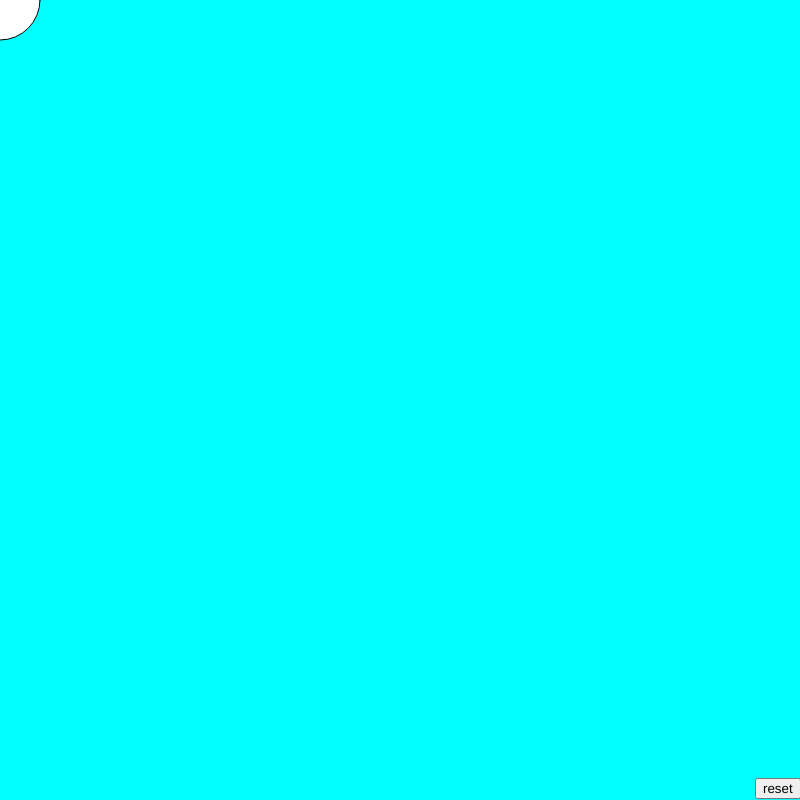
Frame 1 (no input)
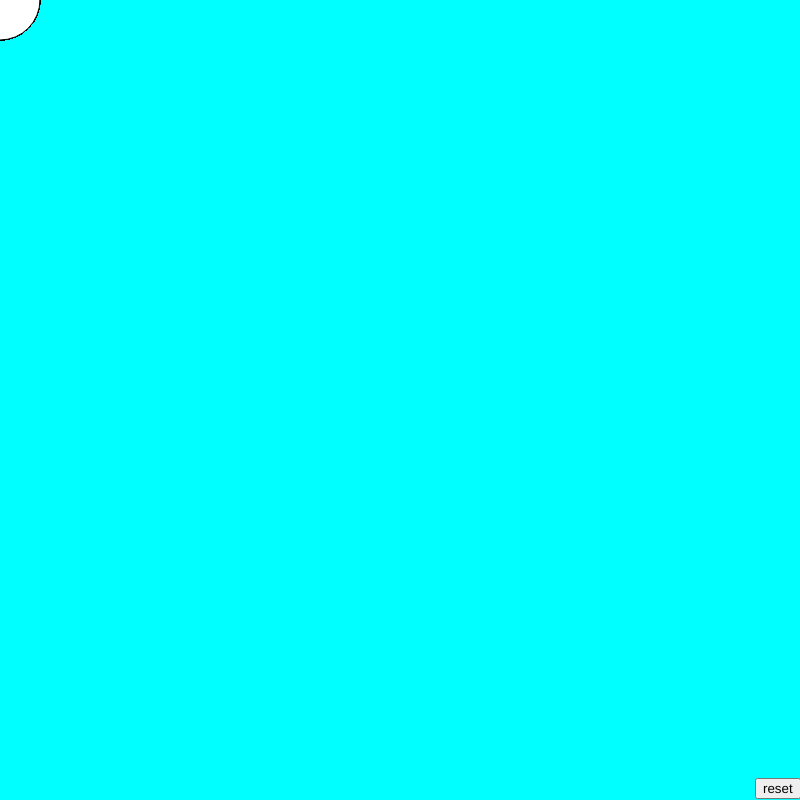
Frame 60 (no input)
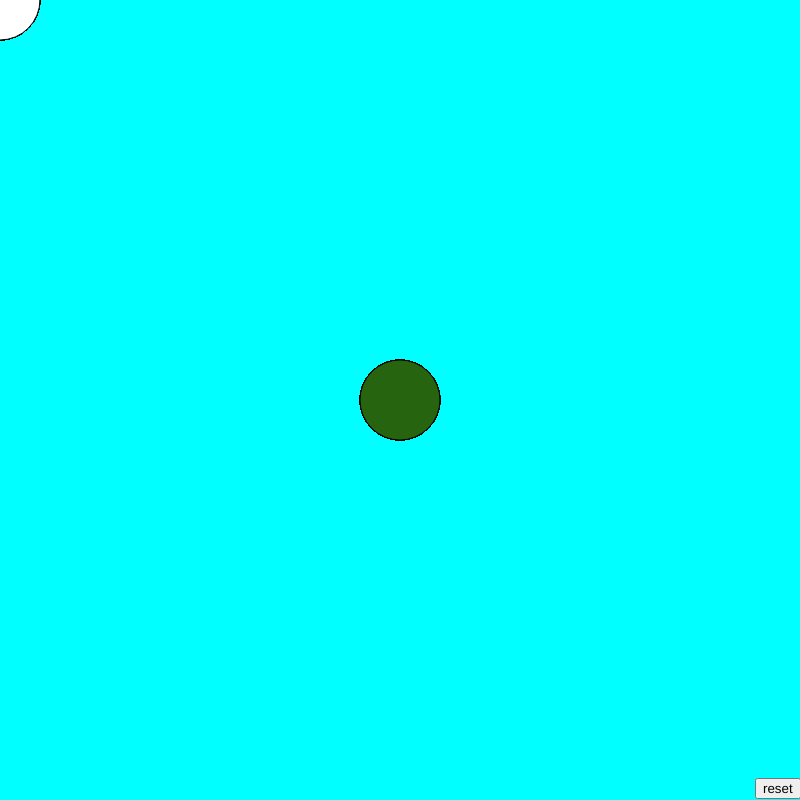
Frame 120 (the mouse pressed at the canvas centre since frame 60)

The p5.js sketch that drew these frames (run headless with seeded random() and noise() and a simulated clock; from frame 60 on, the mouse is pressed at the canvas centre):

// p5.js sketch
// ── sketch.js
let button; 

function setup() {
  button = createButton('reset');  //creating reset button
  button.position(755, 778);
  button.mousePressed(reset);
  createCanvas(800, 800);  //creating canvas
  background(0,255,255); //creating background
}

function reset(){
background(0,255,255);  //conditions for reset button
}

function draw() {
  if (mouseIsPressed){  //change ellipse fill to random color when mouse is pressed
    fill(random(255),random(255),random(255));
  }
 ellipse(mouseX,mouseY,80,80) //create an ellipse at the mouse's location
}
